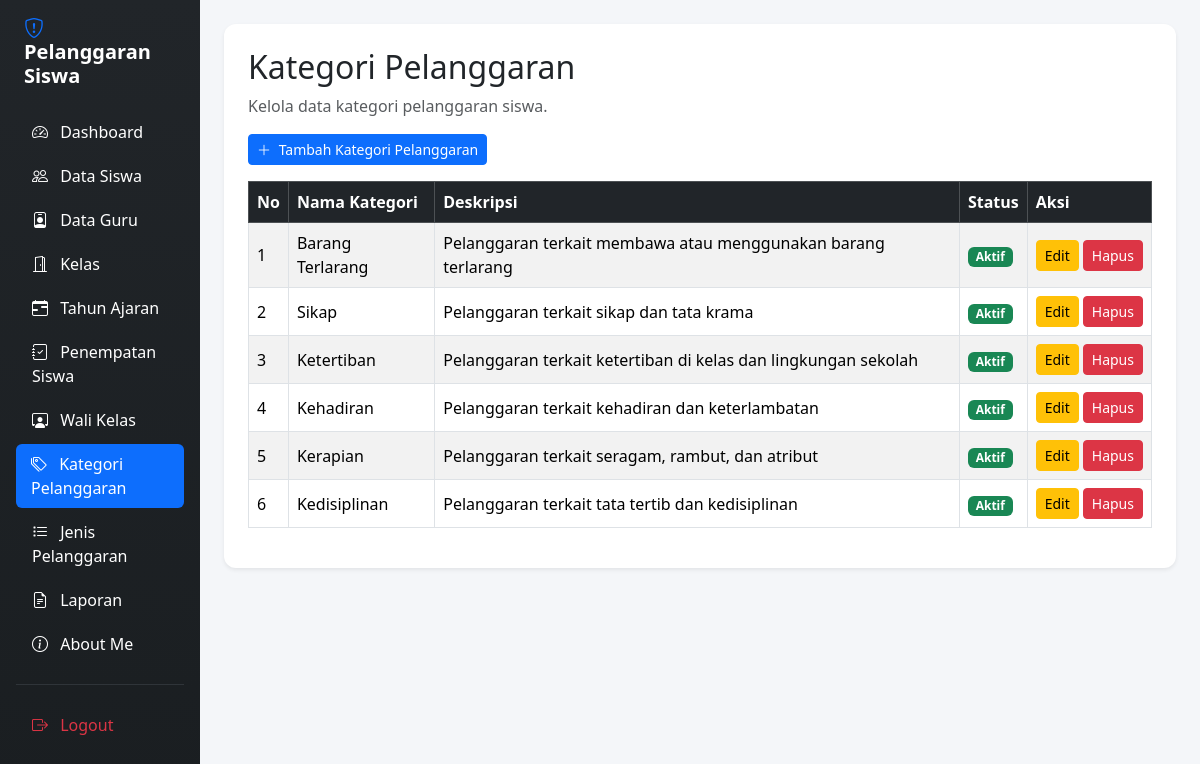
The page /kategori_pelanggaran.php (signed in) on the database its author committed.
### tables this page shows
CREATE TABLE `t_pelanggaran_kategori` (
  `id` int(11) NOT NULL,
  `nama` varchar(100) DEFAULT NULL,
  `deskripsi` text NOT NULL,
  `status_aktif` tinyint(1) NOT NULL,
  `created_at` timestamp NOT NULL DEFAULT current_timestamp(),
  `updated_at` timestamp NOT NULL DEFAULT current_timestamp()
);

### kategori_pelanggaran.php (the view, shortened to what this page needs)
<?php
include "config/koneksi.php";
$sql = "SELECT *
        FROM t_pelanggaran_kategori
        ORDER BY id DESC";
$query = mysqli_query($koneksi, $sql);
?>
<!DOCTYPE html>
<html lang="id">
<head>
    <link href="https://cdn.jsdelivr.net/npm/bootstrap@5.3.3/dist/css/bootstrap.min.css"
          rel="stylesheet">
    <link href="https://cdn.jsdelivr.net/npm/bootstrap-icons@1.11.3/font/bootstrap-icons.min.css"
          rel="stylesheet">
    <link href="https://cdn.datatables.net/2.3.4/css/dataTables.bootstrap5.min.css"
          rel="stylesheet">
</head>
<body>
<div class="container-fluid">
    <div class="row">
        <div class="col-md-3 col-lg-2 sidebar p-3 min-vh-100">
            <h4 class="text-white mb-4 fw-bold fs-5 px-2">
                <i class="bi bi-shield-exclamation text-primary me-2"></i> Pelanggaran Siswa
            </h4>
            <ul class="nav nav-pills flex-column gap-1">
                <li class="nav-item">
                    <a href="dashboard.php"
                       class="nav-link text-white">
                        <i class="bi bi-speedometer2 me-2"></i> Dashboard
                    </a>
                </li>
                <li class="nav-item">
                    <a href="data_siswa.php"
                       class="nav-link text-white">
                        <i class="bi bi-people me-2"></i> Data Siswa
                    </a>
                </li>
                <li class="nav-item">
                    <a href="data_guru.php"
                       class="nav-link text-white">
                        <i class="bi bi-person-badge me-2"></i> Data Guru
                    </a>
                </li>
                <li class="nav-item">
                    <a href="kelas.php"
                       class="nav-link text-white">
                        <i class="bi bi-door-open me-2"></i> Kelas
                    </a>
                </li>
                <li class="nav-item">
                    <a href="tahun_ajaran.php"
                       class="nav-link text-white">
                        <i class="bi bi-calendar-range me-2"></i> Tahun Ajaran
                    </a>
                </li>
                <li class="nav-item">
                    <a href="penepatan_siswa.php"
                       class="nav-link text-white">
                        <i class="bi bi-journal-check me-2"></i> Penempatan Siswa
                    </a>
                </li>
                <li class="nav-item">
                    <a href="wali_kelas.php"
                       class="nav-link text-white">
                        <i class="bi bi-person-workspace me-2"></i> Wali Kelas
                    </a>
                </li>
                <li class="nav-item">
                    <a href="kategori_pelanggaran.php"
                       class="nav-link active"
                       aria-current="page">
                        <i class="bi bi-tags me-2"></i> Kategori Pelanggaran
                    </a>
                </li>
                <li class="nav-item">
                    <a href="jenis_pelanggaran.php"
                       class="nav-link text-white">
                        <i class="bi bi-list-task me-2"></i> Jenis Pelanggaran
                    </a>
                </li>
                <li class="nav-item">
                    <a href="laporan.php"
                       class="nav-link text-white">
                        <i class="bi bi-file-earmark-text me-2"></i> Laporan
                    </a>
                </li>
                <li class="nav-item">
                    <a href="aboutme.php"
                       class="nav-link text-white">
                        <i class="bi bi-info-circle me-2"></i> About Me
                    </a>
                </li>
                <hr class="text-secondary my-3">
                <li class="nav-item">
                    <a href="logout.php"
                       class="nav-link text-danger">
                        <i class="bi bi-box-arrow-right me-2"></i> Logout
                    </a>
                </li>
            </ul>
        </div>
        <main class="col-md-9 col-lg-10 p-4">
            <div class="card shadow-sm p-4 bg-white">
                <h2>Kategori Pelanggaran</h2>
                <p class="text-muted">
                    Kelola data kategori pelanggaran siswa.
                </p>
                <div class="mb-3">
                    <a href="tambah_kategori_pelanggaran.php"
                       class="btn btn-primary btn-sm">
                        <i class="bi bi-plus-lg me-1"></i> Tambah Kategori Pelanggaran
                    </a>
                </div>
                <div class="table-responsive">
                    <table id="tabelKategori"
                           class="table table-bordered table-striped table-hover w-100 align-middle">
                        <thead class="table-dark">
                            <tr>
                                <th>No</th>
                                <th>Nama Kategori</th>
                                <th>Deskripsi</th>
                                <th>Status</th>
                                <th>Aksi</th>
                            </tr>
                        </thead>
                        <tbody>
                        <?php
                        $no = 1;
                        while ($row = mysqli_fetch_assoc($query)) {
                        ?>
                            <tr>
                                <td><?= $no++; ?></td>
                                <td>
                                    <?= htmlspecialchars(
                                        $row['nama'] ?? '-'
                                    ); ?>
                                </td>
                                <td>
                                    <?= nl2br(htmlspecialchars(
                                        $row['deskripsi'] ?? '-'
                                    )); ?>
                                </td>
                                <td>
                                    <?php if ((int)($row['status_aktif'] ?? 0) === 1) { ?>
                                        <span class="badge bg-success">
                                            Aktif
                                        </span>
                                    <?php } else { ?>
                                        <span class="badge bg-secondary">
                                            Tidak Aktif
                                        </span>
                                    <?php } ?>
                                </td>
                                <td>
                                    <div class="d-flex gap-1">
                                        <a href="edit_kategori_pelanggaran.php?id=<?= (int)$row['id']; ?>"
                                           class="btn btn-warning btn-sm">
                                            Edit
                                        </a>
                                        <a href="hapus_kategori_pelanggaran.php?id=<?= (int)$row['id']; ?>"
                                           class="btn btn-danger btn-sm"
                                           onclick="return confirm('Yakin ingin menghapus kategori pelanggaran ini?');">
                                            Hapus
                                        </a>
                                    </div>
                                </td>
                            </tr>
                        <?php } ?>
                        </tbody>
                    </table>
                </div>
            </div>
        </main>
    </div>
</div>
</body>
</html>

### kategori_pelanggaran.php (style rules this page uses)
body { background-color: #f4f6f9; }
.nav-link { transition: all 0.3s ease; border-radius: 6px; }
.nav-link:hover, .nav-link.active { background-color: #0d6efd !important; color: white !important; padding-left: 15px; }
#tabelKategori th, #tabelKategori td { vertical-align: middle; }
.card { border: none; border-radius: 12px; }
.sidebar { background: linear-gradient(180deg, #212529 0%, #1a1e21 100%); }

### rows shown on the page
t_pelanggaran_kategori: nama "Barang Terlarang", deskripsi "Pelanggaran terkait membawa atau menggunakan barang terlarang", status_aktif "Aktif"
t_pelanggaran_kategori: nama "Sikap", deskripsi "Pelanggaran terkait sikap dan tata krama", status_aktif "Aktif"
t_pelanggaran_kategori: nama "Ketertiban", deskripsi "Pelanggaran terkait ketertiban di kelas dan lingkungan sekolah", status_aktif "Aktif"
t_pelanggaran_kategori: nama "Kehadiran", deskripsi "Pelanggaran terkait kehadiran dan keterlambatan", status_aktif "Aktif"
t_pelanggaran_kategori: nama "Kerapian", deskripsi "Pelanggaran terkait seragam, rambut, dan atribut", status_aktif "Aktif"
t_pelanggaran_kategori: nama "Kedisiplinan", deskripsi "Pelanggaran terkait tata tertib dan kedisiplinan", status_aktif "Aktif"
